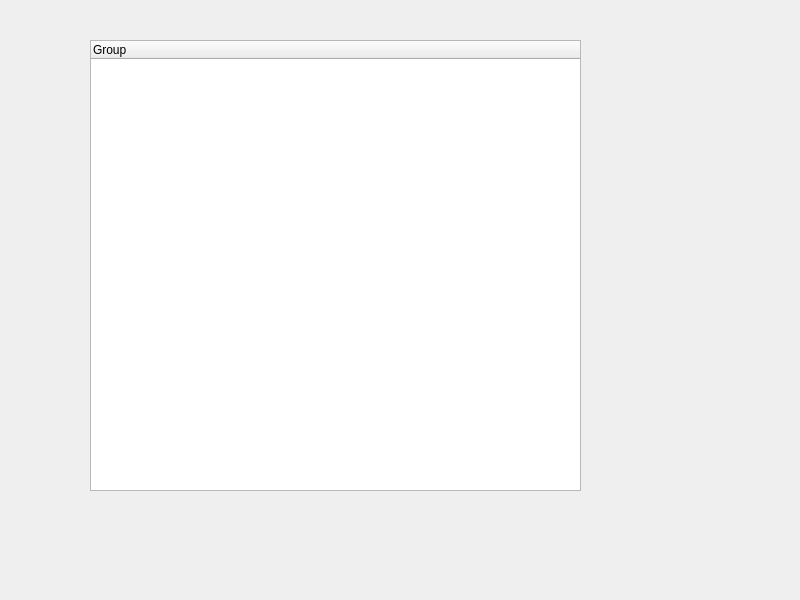
<?xml version="1.0" encoding="UTF-8"?>
<ui version="4.0">
 <class>TreeWidget</class>
 <widget class="QWidget" name="TreeWidget">
  <property name="geometry">
   <rect>
    <x>0</x>
    <y>0</y>
    <width>800</width>
    <height>600</height>
   </rect>
  </property>
  <property name="windowTitle">
   <string>TreeWidget</string>
  </property>
  <widget class="QTreeWidget" name="treeWidget">
   <property name="geometry">
    <rect>
     <x>90</x>
     <y>40</y>
     <width>491</width>
     <height>451</height>
    </rect>
   </property>
   <column>
    <property name="text">
     <string>Group</string>
    </property>
   </column>
  </widget>
 </widget>
 <resources/>
 <connections/>
</ui>
